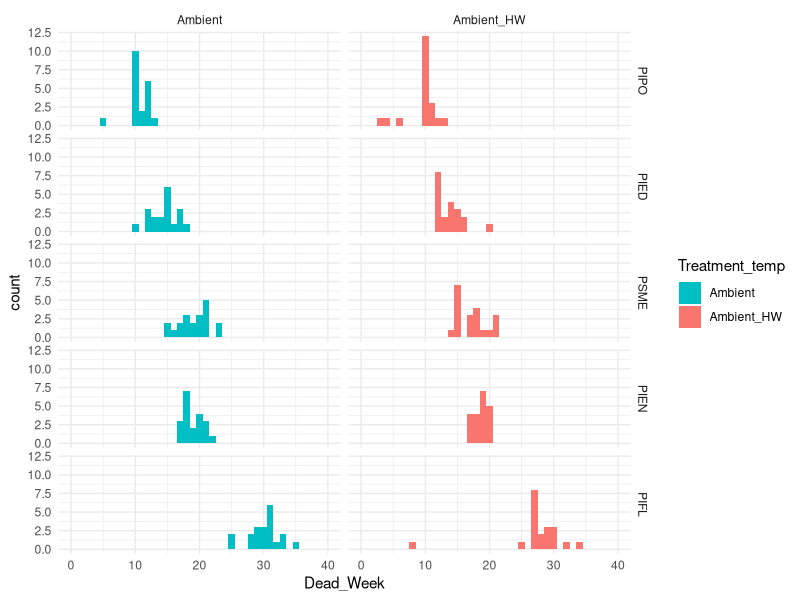
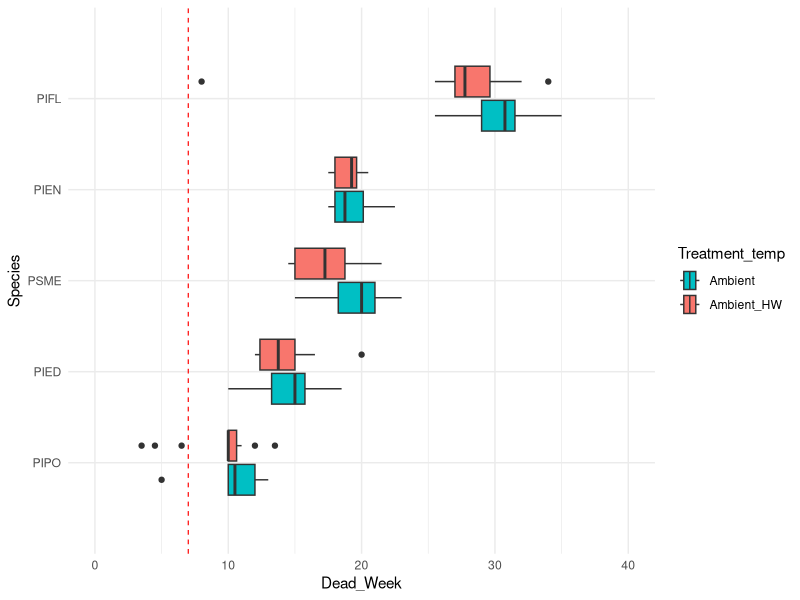

Here is the R script that generated these plots, in order:
#Data analysis
#Alexandra Lalor
#allielalor@arizona.edu
#allielalor@gmail.com
#First created: 2022-08-27
#Last updated: 2022-08-27

#load packages
library(tidyverse)

#read csv
Phase1_Data_All <- read_csv("data_analysis/Phase1_Data_All.csv")

#Dead Week data
Dead_Week <- Phase1_Data_All %>% 
  filter(Treatment_water == "Drought") %>% 
  group_by(Species, Treatment_temp, Dead_Week) %>% 
  summarize(SpeciesID = unique(SpeciesID))
#Dead Week data
Dead_Week_Weight <- Phase1_Data_All %>% 
  filter(Treatment_water == "Drought", !is.na(Stress_to_Dead_Weight)) %>% 
  mutate(Stress_to_Dead_Weight = round(Stress_to_Dead_Weight, digits = 1)) %>% 
  group_by(Species, Treatment_temp, Stress_to_Dead_Weight) %>% 
  summarize(SpeciesID = unique(SpeciesID))
#Dead Week data
Dead_Week_Porometer <- Phase1_Data_All %>% 
  filter(Treatment_water == "Drought", !is.na(Stress_to_Dead_Porometer)) %>% 
  group_by(Species, Treatment_temp, Stress_to_Dead_Porometer) %>% 
  summarize(SpeciesID = unique(SpeciesID))

# #save as csv
# write.csv(Dead_Week, "data_analysis/Dead_Week.csv", quote = FALSE, row.names = FALSE)
# write.csv(Dead_Week_Weight, "data_analysis/Dead_Week_Weight.csv", quote = FALSE, row.names = FALSE)
# write.csv(Dead_Week_Porometer, "data_analysis/Dead_Week_Porometer.csv", quote = FALSE, row.names = FALSE)


#for some reason need to make a function to round
rnd <- function(x) trunc(x+sign(x)*0.5)
Dead_Week <- Dead_Week %>% 
  mutate(Dead_Week_round = rnd(Dead_Week))


PIPO_Amb <- Dead_Week %>% 
  filter(Species == "PIPO", Treatment_temp == "Ambient")
PIPO_HW <- Dead_Week %>% 
  filter(Species == "PIPO", Treatment_temp == "Ambient_HW")
PIED_Amb <- Dead_Week %>% 
  filter(Species == "PIED", Treatment_temp == "Ambient")
PIED_HW <- Dead_Week %>% 
  filter(Species == "PIED", Treatment_temp == "Ambient_HW")
PIFL_Amb <- Dead_Week %>% 
  filter(Species == "PIFL", Treatment_temp == "Ambient")
PIFL_HW <- Dead_Week %>% 
  filter(Species == "PIFL", Treatment_temp == "Ambient_HW")
PSME_Amb <- Dead_Week %>% 
  filter(Species == "PSME", Treatment_temp == "Ambient")
PSME_HW <- Dead_Week %>% 
  filter(Species == "PSME", Treatment_temp == "Ambient_HW")
PIEN_Amb <- Dead_Week %>% 
  filter(Species == "PIEN", Treatment_temp == "Ambient")
PIEN_HW <- Dead_Week %>% 
  filter(Species == "PIEN", Treatment_temp == "Ambient_HW")





#histogram
Dead_Week %>% 
  group_by(Species, Treatment_temp) %>% 
  ggplot(aes(x = Dead_Week,
             fill = Treatment_temp)) +
  geom_histogram(binwidth = 1) +
  scale_fill_discrete(direction = -1) +
  #ylim(0, 12.5) +
  xlim(0, 40) +
  facet_grid(reorder(Species, Dead_Week, mean) ~ Treatment_temp) +
  theme_minimal()


#boxplot
Dead_Week %>% 
  group_by(Species, Treatment_temp) %>% 
  arrange(Dead_Week) %>% 
  #filter(Species == "PIFL") %>% 
  ggplot(aes(x = Dead_Week,
             y = reorder(Species, Dead_Week, mean),
             fill = Treatment_temp)) +
  geom_boxplot() +
  xlim(0, 40) +
  ylab("Species") +
  annotate("segment",
           x = 7, xend = 7,
           y = 0, yend = 6,
           color = "red",
           linetype = "dashed",
           size = 0.4) +
  theme_minimal() +
  scale_fill_discrete(direction = -1)
  




